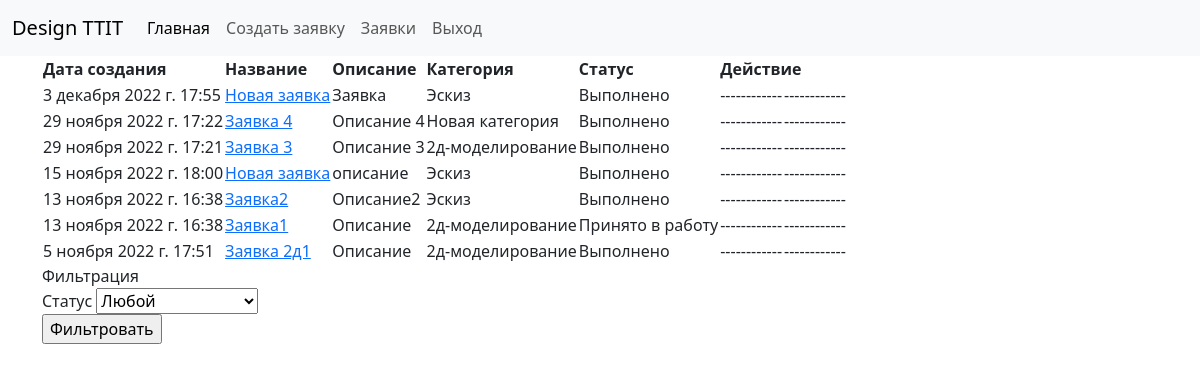
The page /main/account/application/list/ (signed in) on the database its author committed.
### personal_account/models.py (models this page shows)
class Application(models.Model):
    title = models.CharField(max_length=50)
    description = models.TextField(blank=True)
    image = models.ImageField(upload_to='uploads/%Y/%m/%d/')
    time_create = models.DateTimeField(auto_now_add=True)
    cat = models.ForeignKey(Category, on_delete=models.CASCADE)
    current_user = models.ForeignKey('CustomUser', on_delete=models.CASCADE)
    APPLICATION_STATUS = (
        ('n', 'Новая'),
        ('a', 'Принято в работу'),
        ('c', 'Выполнено')
    )
    status = models.CharField(max_length=20, choices=APPLICATION_STATUS, default='n')
    def show_status_message(self):
        for elem in self.APPLICATION_STATUS:
            if self.status in elem:
                application_status_message = elem[1]
                return application_status_message

class Category(models.Model):
    title = models.CharField(max_length=25)
    def __str__(self):
        return self.title

### personal_account/views.py (the view)
# urls.py: path('list/', show_applications, name='show_applications'),
@login_required
def show_applications(request):
    if request.user.role == 'CUSTOMER':
        context = {'name_page': 'show_applications', 'form_filtering': FilterApplicationForm(), }
        if request.method == 'POST':
            if request.POST['field'][0] == 's':
                context['users_applications'] = request.user.application_set.order_by('-time_create')
                return render(request, 'personal_account/applications/show.html', context=context)
            else:
                users_applications = request.user.application_set.filter(status=request.POST['field'][0])
                context['users_applications'] = users_applications.order_by('-time_create')
                return render(request, 'personal_account/applications/show.html', context=context)
        else:
            context['users_applications'] = request.user.application_set.order_by('-time_create')
            return render(request, 'personal_account/applications/show.html', context=context)
    elif request.user.role == 'MANAGER':
        return redirect('no_access')

### personal_account/forms.py
class FilterApplicationForm(forms.Form):
    users = forms.ModelChoiceField(
        queryset=CustomUser.objects.filter(username__in=get_usernames_have_application(CustomUser.objects.all())),
        label='Пользователи',
        empty_label='Все пользователи',
        required=False
    )
    APPLICATION_STATUS = (
        ('s', 'Любой'),
        ('n', 'Новая'),
        ('a', 'Принято в работу'),
        ('c', 'Выполнено')
    )
    field = forms.ChoiceField(choices=APPLICATION_STATUS, label='Статус')

### personal_account/templates/personal_account/applications/show.html (shortened to what this page needs)
{% extends 'base.html' %}
{% block main_other %}
<div class="container">
               <div class="applications-wrapper user">
                   <div class="a-wrapper-left">
                       <table>
                           <thead>
                               <tr>
                                   <th>Дата создания</th>
                                   <th>Название</th>
                                   <th>Описание</th>
                                   <th>Категория</th>
                                   <th>Статус</th>
                                   <th colspan="2">Действие</th>
                               </tr>
                           </thead>
                           <tbody>
                               {% if users_applications %}
                                    {% for application in users_applications %}
                                        <tr>
                                            <td>{{application.time_create}}</td>
                                            <td><a href="{% url 'show_application_info' application_pk=application.pk %}">{{application.title}}</a></td>
                                            <td>{{application.description}}</td>
                                            <td>{{application.cat}}</td>
                                            <td>{{application.show_status_message}}</td>
                                            {% if application.status == 'n' %}
                                            <td><a href="{% url 'edit_application' application_pk=application.pk %}">Редактировать</a></td>
                                            <td>
                                                <a href="/" class="opener">Удалить</a>
                                                {% include 'includes/confirm_popup.html' %}
                                            </td>
                                            {% else %}
                                            <td>------------</td>
                                            <td>------------</td>
                                            {% endif %}
                                        </tr>
                                    {% endfor %}
                               {% else %}
                                    <tr>
                                        <td>Пусто</td>
                                    </tr>
                               {% endif %}
                           </tbody>
                       </table>
                   </div>
                   <div class="a-wrapper-right">
                       <div class="form-wrapper filter">
                           <span class="form-title filter">Фильтрация</span>
                           <form action="{% url 'show_applications' %}" method="post">
                               {% for field in form_filtering %}
                               {% if request.user.role == 'CUSTOMER' %}
                                    {% if field != form_filtering.users %}
                                        <div class="form-item wrapper filter">
                                            <label class="label-select" for="{{ field.id_for_label }}">{{ field.label }}</label>
                                            {{ field }}
                                        </div>
                                    {% endif %}
                               {% elif request.user.role == 'CUSTOMER' %}
                                        <div class="form-item wrapper filter">
                                            <label class="label-select" for="{{ field.id_for_label }}">{{ field.label }}</label>
                                            {{ field }}
                                        </div>
                               {% endif %}
                               {% endfor %}
                               <input class="form-item button" type="submit" value="Фильтровать">
                           </form>
                       </div>
                   </div>
               </div>
           </div>
{% endblock %}

### personal_account/templates/base.html (shortened to what this page needs)
<!DOCTYPE html>
{% load static %}
<html lang="en">
<head>
    <link href="https://cdn.jsdelivr.net/npm/bootstrap@5.3.2/dist/css/bootstrap.min.css" rel="stylesheet">
</head>
<body>
{% if name_page == 'main_page' %}
    <header class="">
        {% include 'includes/account_nav.html' %}
    </header>
    <main class="w-50 p-3 center">
        {% block main %} {% endblock %}
    </main>
    <div class="w-50 p-3 ">{% block other %} {% endblock %}</div>
{% else %}
    <div class="page-structure">
        <header class="header">
            {% include 'includes/account_nav.html' %}
        </header>
        <main class="main other">
            {% block main_other %} {% endblock %}
        </main>
    </div>
{% endif %}
</body>
</html>

### personal_account/templates/includes/account_nav.html (shortened to what this page needs)
{% load static %}
<nav class="navbar navbar-expand-lg bg-body-tertiary">
    <div class="container-fluid">
        <a class="navbar-brand" href="{% url 'main_page' %}">Design TTIT</a>
        <div class="collapse navbar-collapse" id="navbarSupportedContent">
            <ul class="navbar-nav me-auto mb-2 mb-lg-0">
                {% if user.is_authenticated %}
                    {% if user.role == "CUSTOMER" %}
                        <li class="nav-item">
                            <a class="nav-link active" aria-current="page" href="{% url 'main_page' %}">Главная</a>
                        </li>
                        <li class="nav-item">
                            <a class="nav-link" href="{% url 'create_application' %}">Создать заявку</a>
                        </li>
                        <li class="nav-item">
                            <a class="nav-link" href="{% url 'show_applications' %}">Заявки</a>
                        </li>
                        <li>
                            <a class="nav-link" href="{% url 'logout_page' %}">Выход</a>
                        </li>
                    {% endif %}
                {% endif %}
            </ul>
        </div>
    </div>
</nav>

### rows shown on the page
Application: time_create "3 декабря 2022 г. 17:55", title "Новая заявка", description "Заявка", cat "Эскиз", show_status_message "Выполнено"
Application: time_create "29 ноября 2022 г. 17:22", title "Заявка 4", description "Описание 4", cat "Новая категория", show_status_message "Выполнено"
Application: time_create "29 ноября 2022 г. 17:21", title "Заявка 3", description "Описание 3", cat "2д-моделирование", show_status_message "Выполнено"
Application: time_create "15 ноября 2022 г. 18:00", title "Новая заявка", description "описание", cat "Эскиз", show_status_message "Выполнено"
Application: time_create "13 ноября 2022 г. 16:38", title "Заявка2", description "Описание2", cat "Эскиз", show_status_message "Выполнено"
Application: time_create "13 ноября 2022 г. 16:38", title "Заявка1", description "Описание", cat "2д-моделирование", show_status_message "Принято в работу"
Application: time_create "5 ноября 2022 г. 17:51", title "Заявка 2д1", description "Описание", cat "2д-моделирование", show_status_message "Выполнено"

### other values the page prints
{{ field.label }} "Статус"
